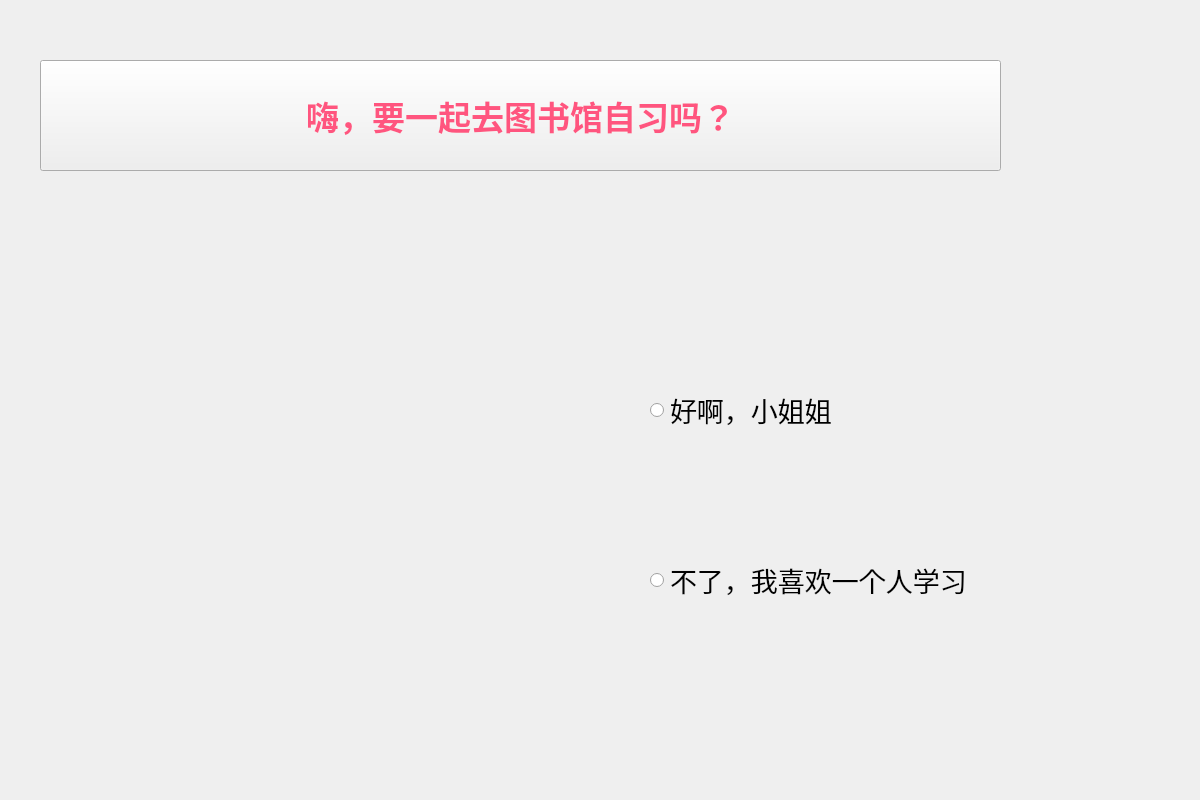
<?xml version="1.0" encoding="UTF-8"?>
<ui version="4.0">
 <class>PPT12</class>
 <widget class="QWidget" name="PPT12">
  <property name="geometry">
   <rect>
    <x>0</x>
    <y>0</y>
    <width>1200</width>
    <height>800</height>
   </rect>
  </property>
  <property name="windowTitle">
   <string>Form</string>
  </property>
  <widget class="QRadioButton" name="radioButton">
   <property name="geometry">
    <rect>
     <x>650</x>
     <y>390</y>
     <width>391</width>
     <height>40</height>
    </rect>
   </property>
   <property name="font">
    <font>
     <pointsize>20</pointsize>
    </font>
   </property>
   <property name="styleSheet">
    <string notr="true"/>
   </property>
   <property name="text">
    <string>好啊，小姐姐</string>
   </property>
  </widget>
  <widget class="QRadioButton" name="radioButton_2">
   <property name="geometry">
    <rect>
     <x>650</x>
     <y>560</y>
     <width>501</width>
     <height>40</height>
    </rect>
   </property>
   <property name="font">
    <font>
     <pointsize>20</pointsize>
    </font>
   </property>
   <property name="text">
    <string>不了，我喜欢一个人学习</string>
   </property>
  </widget>
  <widget class="QPushButton" name="dh1">
   <property name="geometry">
    <rect>
     <x>40</x>
     <y>60</y>
     <width>961</width>
     <height>111</height>
    </rect>
   </property>
   <property name="font">
    <font>
     <family>幼圆</family>
     <pointsize>25</pointsize>
     <weight>75</weight>
     <bold>true</bold>
    </font>
   </property>
   <property name="styleSheet">
    <string notr="true">
color: rgb(255, 85, 127);</string>
   </property>
   <property name="text">
    <string>嗨，要一起去图书馆自习吗？</string>
   </property>
  </widget>
 </widget>
 <resources/>
 <connections/>
</ui>
